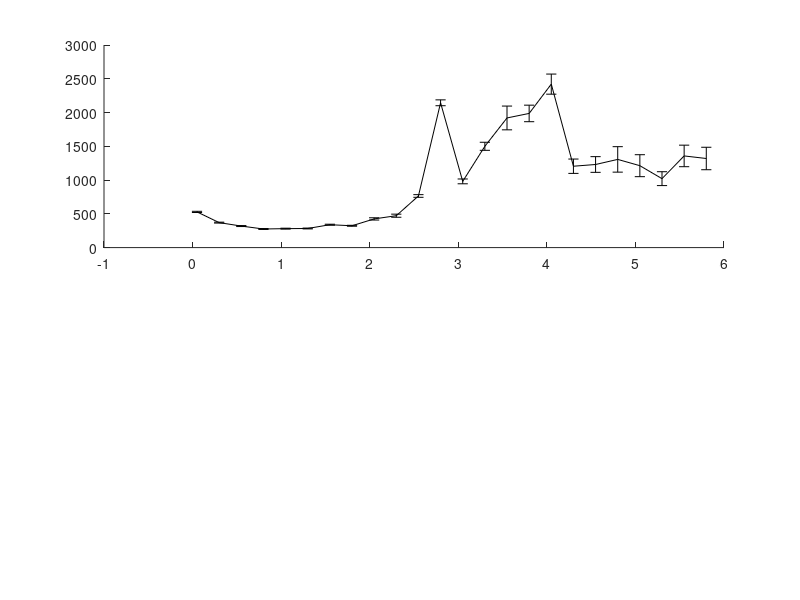

This chart was generated by the following MATLAB code: (Note: this script raises an error after producing the figure.)
% In this experiment I compare the performance of the GD (with KDL) and the
% PCS on one scene with obstacles where the start and goal configurations
% are:
% State c_start = {0.5236, 1.7453, -1.8326, -1.4835,	1.5708,	0, 1.004278, 0.2729, 0.9486, -1.15011, 1.81001, -1.97739};
% State c_goal = {0.5236, 0.34907, 0.69813, -1.3963, 1.5708, 0, 0.7096, 1.8032, -1.7061, -1.6286, 1.9143, -2.0155}; // Robot 2 no backflip - Elbow down
% This while benchmarking the maximum step distance.
% With joint limits of the ABB robots.
% BiRRR planner
% last updated: 08/03/17

clear all
clc

%%
D1 = load('benchmark_PCS_3poles_rangeB.txt'); 
verf = D1(:,2)==1;
suc = D1(:,3)==1;

disp('PCS:');
disp(['Results of ' num2str(size(D1,1)) ' queries.']);
disp(['Percent of successful queries verified: ' num2str(sum(verf & suc)/sum(suc)*100) '%']);
disp(['Plan distance: ' num2str(D1(1,4)) ]);
disp(['Avg. runtime: ' num2str(mean(D1(:,5))*1e3)  ' +/- ' num2str(std(D1(:,5))/sqrt(size(D1,1))*1e3) ' msec ']);
disp(['Avg. local-connection time: ' num2str(mean(D1(:,13))*1e3)  ' +/- ' num2str(std(D1(:,13))/sqrt(size(D1,1))*1e3) ' msec ']);
disp(['Avg. nodes in path: ' num2str(floor(mean(D1(:,11)))) ]);
disp(['Avg. nodes in trees: ' num2str(floor(mean(D1(:,12)))) ]);
disp(['Avg. number of IK solutions: ' num2str(floor(mean(D1(:,6)))) ]);

%%
D2 = load('benchmark_GD_3poles_rangeB.txt'); 
verf = D2(:,2)==1;
suc = D2(:,3)==1;

disp('GD:');
disp(['Results of ' num2str(size(D2,1)) ' queries.']);
disp(['Percent of successful queries verified: ' num2str(sum(verf & suc)/sum(suc)*100) '%']);
disp(['Plan distance: ' num2str(D2(1,4)) ]);
disp(['Avg. runtime: ' num2str(mean(D2(:,5))*1e3)  ' +/- ' num2str(std(D2(:,5))/sqrt(size(D2,1))*1e3) ' msec ']);
disp(['Avg. local-connection time: ' num2str(mean(D2(:,13))*1e3)  ' +/- ' num2str(std(D2(:,13))/sqrt(size(D2,1))*1e3) ' msec ']);
disp(['Avg. nodes in path: ' num2str(floor(mean(D2(:,11)))) ]);
disp(['Avg. nodes in trees: ' num2str(floor(mean(D2(:,12)))) ]);
disp(['Avg. number of projections: ' num2str(floor(mean(D2(:,6)))) ]);

%%
% PCS
rd = sort(unique(D1(:,1)));
for i = 1:length(rd)
    M = D1(D1(:,1)==rd(i), 2:end);
    td(i) = mean(M(:,4))*1e3;
    td_ste(i) = 1e3*std(M(:,4))/sqrt(size(M,1));
    nodes_d(i) =  mean(M(:,10));
    trees_d(i) =  mean(M(:,11));
    tlc_d(i) = mean(M(:,12))*1e3;
end

%%
% GD
rg = sort(unique(D2(:,1)));
for i = 1:length(rg)
    M = D2(D2(:,1)==rg(i), 2:end);
%     disp([i-1 rg(i)  size(M,1)])
    tg(i) = mean(M(:,4))*1e3;
    tg_ste(i) = 1e3*std(M(:,4))/sqrt(size(M,1));
    nodes_g(i) =  mean(M(:,10));
    trees_g(i) =  mean(M(:,11));
    tlc_g(i) = mean(M(:,12))*1e3;
end

%%
disp(' ');
[tdmin, id] = min(td);
disp(['Minimum avg. runtime for PCS is ' num2str(tdmin) 'msec with d = ' num2str(rd(id)) ]);
[tgmin, ig] = min(tg);
disp(['Minimum avg. runtime for GD is ' num2str(tgmin) 'msec with d = ' num2str(rg(ig)) ]);
disp(['Best speed-up: t_{pcs}/t_{gd} = ' num2str(tdmin/tgmin) ]);

%%
h = figure(1);
clf
subplot(211)
errorbar(rd,td,td_ste,'-k','linewidth',2);
hold on
errorbar(rg,tg,tg_ste,'--k','linewidth',2);
hold off
ylabel('mean runtime [msec]');
xlabel('max. local-connection distance');
legend('PCS','GD');
% xlim([0 6]);
xlim([0 max(rd)]);

subplot(212)
plot(rd,td./tg,'-k','linewidth',2);
hold on
plot(xlim, ones(2,1),':k');
ylabel('t_{pcs}/t_{gd}');
xlabel('max. local-connection distance');
xlim([0 max(rd)]);

% set(h, 'Position', [100, 100, 800, 800]);


% figure(2);
% clf
% subplot(211)
% plot(rd,nodes_d,'-k','linewidth',2);
% hold on
% plot(rg,nodes_g,'--k','linewidth',2);
% hold off
% ylabel('path length');
% xlabel('max. local-connection distance');
% legend('PCS','GD');
% 
% subplot(212)
% plot(rd,trees_d,'-k','linewidth',2);
% hold on
% plot(rg,trees_g,'--k','linewidth',2);
% hold off
% ylabel('path length');
% xlabel('max. local-connection distance');
% legend('PCS','GD');

